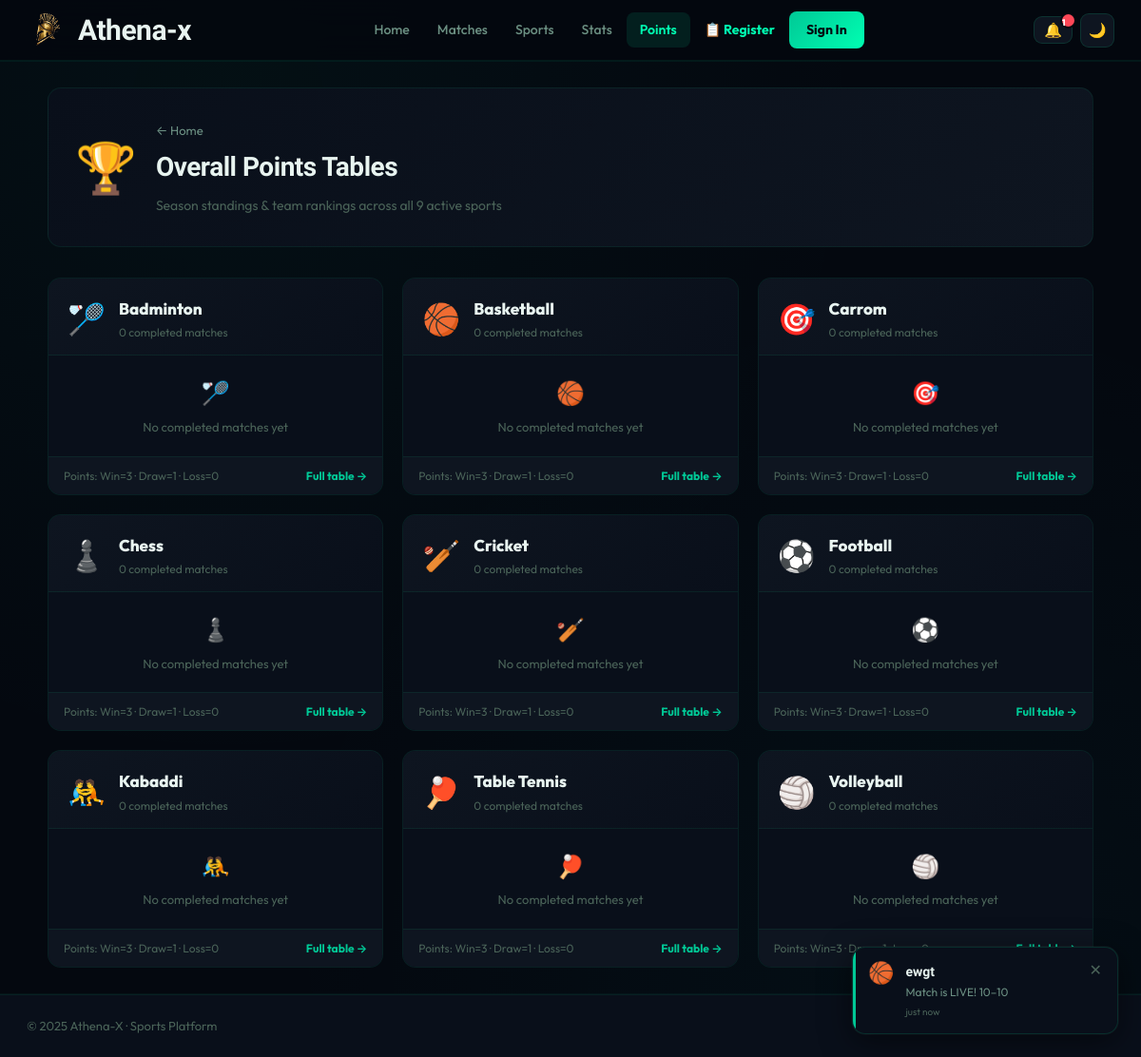
The app's page /points with its own data.
### tables this page shows
CREATE TABLE sports (
                id INTEGER PRIMARY KEY AUTOINCREMENT,
                name TEXT NOT NULL, icon TEXT DEFAULT '🏆',
                description TEXT, is_active INTEGER DEFAULT 1,
                created_at TIMESTAMP DEFAULT CURRENT_TIMESTAMP
            );

### app.py (the view)
@app.route('/points')
def points_overview():
    with get_db() as conn:
        sports = [dict(s) for s in conn.execute(
            "SELECT s.*, COUNT(DISTINCT CASE WHEN e.status='completed' THEN e.id END) completed_events "
            "FROM sports s LEFT JOIN events e ON e.sport_id=s.id "
            "WHERE s.is_active=1 GROUP BY s.id ORDER BY s.name").fetchall()]
    previews = {}
    for s in sports:
        result = compute_points_table(s['id'])
        if result and result[0]:
            previews[s['id']] = result[1]  # table (index 1; result = sport, table, label_gf, label_ga)
        else:
            previews[s['id']] = []
    return render_template('points_overview.html', sports=sports, previews=previews, user=current_user())

### app.py (called while the page is built)
@app.after_request
def add_security_headers(resp):
    resp.headers['X-Frame-Options']        = 'SAMEORIGIN'
    resp.headers['X-Content-Type-Options'] = 'nosniff'
    resp.headers['X-XSS-Protection']       = '1; mode=block'
    resp.headers['Referrer-Policy']        = 'strict-origin-when-cross-origin'
    resp.headers['Strict-Transport-Security'] = 'max-age=31536000; includeSubDomains'
    resp.headers['Permissions-Policy']     = 'geolocation=(), microphone=(), camera=()'
    return resp

def get_db():
    conn = sqlite3.connect(DB_PATH)
    conn.row_factory = sqlite3.Row
    conn.execute("PRAGMA foreign_keys = ON")
    return conn

def current_user():
    if 'user_id' not in session: return None
    if session.get('role') == 'admin': return None   # admins are NOT users
    with get_db() as conn:
        u = conn.execute("SELECT * FROM users WHERE id=? AND role='user'",(session['user_id'],)).fetchone()
        return dict(u) if u else None

### templates/points_overview.html (shortened to what this page needs)
{% extends "base.html" %}
{% block head %}
<link rel="stylesheet" href="/static/css/leaderboard.css"/>
{% endblock %}
{% block content %}
<div class="page-container">
  <div class="points-hero">
    <div class="points-hero-icon">🏆</div>
    <div>
      <a href="/" style="display:inline-flex;align-items:center;gap:5px;font-size:13px;color:var(--muted);text-decoration:none;margin-bottom:6px;" onmouseover="this.style.color='var(--accent)'" onmouseout="this.style.color='var(--muted)'">← Home</a>
      <h1>Overall Points Tables</h1>
      <p>Season standings &amp; team rankings across all {{ sports|length }} active sports</p>
    </div>
  </div>
  <div class="sports-grid">
    {% for sport in sports %}
    {% set table = previews.get(sport.id, []) %}
    <a href="/points/{{ sport.id }}" class="sport-card">
      <div class="sport-card-header">
        <div class="sport-card-icon">{{ sport.icon }}</div>
        <div>
          <div class="sport-card-name">{{ sport.name }}</div>
          <div class="sport-card-meta">{{ sport.completed_events }} completed match{{ 'es' if sport.completed_events != 1 }}</div>
        </div>
      </div>
      {% if table %}
      <div class="mini-table-wrap">
        <table class="mini-table">
          <thead>
            <tr>
              <th style="width:28px;">#</th>
              <th>Team / Player</th>
              <th style="text-align:right;">MP</th>
              <th style="text-align:right;">W</th>
              <th style="text-align:right;">L</th>
              <th style="text-align:right;">Pts</th>
            </tr>
          </thead>
          <tbody>
            {% for row in table[:5] %}
            <tr>
              <td>
                <span class="mini-rank {% if loop.index==1 %}gold{% elif loop.index==2 %}silver{% elif loop.index==3 %}bronze{% endif %}">
                  {% if loop.index==1 %}🥇{% elif loop.index==2 %}🥈{% elif loop.index==3 %}🥉{% else %}{{ loop.index }}{% endif %}
                </span>
              </td>
              <td class="mini-team">
                {% if row.team|length > 20 %}{{ row.team[:18] }}…{% else %}{{ row.team }}{% endif %}
              </td>
              <td style="text-align:right; color:var(--muted2);">{{ row.mp }}</td>
              <td style="text-align:right; color:var(--green); font-weight:700;">{{ row.w }}</td>
              <td style="text-align:right; color:var(--red); font-weight:700;">{{ row.l }}</td>
              <td class="mini-pts">{{ row.pts }}</td>
            </tr>
            {% endfor %}
          </tbody>
        </table>
      </div>
      {% else %}
      <div class="empty-sport">
        <span>{{ sport.icon }}</span>
        No completed matches yet
      </div>
      {% endif %}
      <div class="sport-card-footer">
        <span>Points: Win=3 · Draw=1 · Loss=0</span>
        <span class="view-link">Full table →</span>
      </div>
    </a>
    {% endfor %}
  </div>
</div>
{% endblock %}

### static/css/style.css (style rules this page uses)
*, *::before, *::after { box-sizing: border-box; margin: 0; padding: 0; }
:root { --bg: #04080f; --bg2: #090f1a; --bg3: #0e1520; --bg4: #151e2d; --card: #090f1a; --card2: #0e1520; --border: rgba(0,255,160,0.07); --border2: rgba(0,255,160,0.13); --accent: #00c896; --accent-h: #00a87d; --accent2: #00ffb2; --green: #00c896; --green2: #00ffb2; --red: #ff4757; --yellow: #ffd32a; --orange: #ff9f43; --purple: #c56ef8; --pink: #ff6b9d; --cyan: #00d2d3; --text: #e8f4f0; --text2: #b8d4cc; --muted: #6b8f82; --muted2: #4a6358; --shadow: 0 1px 3px rgba(0,0,0,0.7),0 4px 24px rgba(0,0,0,0.5); --shadow-lg: 0 8px 40px rgba(0,0,0,0.8); --shadow-xl: 0 20px 60px rgba(0,0,0,0.9); --radius: 14px; --radius-sm: 9px; --radius-xs: 5px; --font: 'Outfit',-apple-system,sans-serif; --font-num: 'Rajdhani','Outfit',sans-serif; --nav-bg: rgba(4,8,15,0.93); --nav-border:rgba(0,255,160,0.08); --input-bg: #0e1520; --tr: all 0.2s cubic-bezier(0.4,0,0.2,1); --glow-blue: 0 0 20px rgba(0,200,150,0.3); --glow-green:0 0 20px rgba(0,255,178,0.3); --bg-card: #090f1a; --bg-dark: #04080f; }
html { scroll-behavior: smooth; }
html, body { min-height: 100%; background: var(--bg); color: var(--text); font-family: var(--font); font-size: 15px; line-height: 1.6; -webkit-font-smoothing: antialiased; -moz-osx-font-smoothing: grayscale; transition: background 0.3s, color 0.3s; background-image: radial-gradient(ellipse at 20% 10%, rgba(0,200,150,0.04) 0%, transparent 50%), radial-gradient(ellipse at 80% 90%, rgba(0,210,211,0.03) 0%, transparent 50%); }
a { color: var(--accent2); text-decoration: none; transition: var(--tr); }
.page-container { max-width:1160px; margin:0 auto; padding:32px 24px; }

### static/css/leaderboard.css (style rules this page uses)
.page-container { max-width:1140px; margin:0 auto; padding:28px 20px; }

### templates/points_overview.html (style rules this page uses)
.points-hero { background: linear-gradient(135deg, var(--card) 0%, var(--bg3) 100%); border: 1px solid var(--border); border-radius: var(--radius); padding: 32px 28px; margin-bottom: 32px; display: flex; align-items: center; gap: 20px; }
.points-hero-icon { font-size: 52px; line-height: 1; flex-shrink: 0; }
.points-hero h1 { font-family: var(--font-num); font-size: 28px; font-weight: 900; letter-spacing: -0.5px; margin: 0 0 6px; }
.points-hero p { color: var(--muted2); font-size: 14px; margin: 0; }
.sports-grid { display: grid; grid-template-columns: repeat(auto-fill, minmax(340px, 1fr)); gap: 20px; }
.sport-card { background: var(--card); border: 1px solid var(--border); border-radius: var(--radius); overflow: hidden; transition: var(--tr); text-decoration: none; color: inherit; display: block; }
.sport-card-header { display: flex; align-items: center; gap: 14px; padding: 18px 20px 14px; border-bottom: 1px solid var(--border); background: linear-gradient(135deg, var(--bg3) 0%, var(--card) 100%); }
.sport-card-icon { font-size: 32px; line-height: 1; }
.sport-card-name { font-size: 17px; font-weight: 800; }
.sport-card-meta { color: var(--muted2); font-size: 12px; margin-top: 2px; }
.sport-card-footer { display: flex; align-items: center; justify-content: space-between; padding: 10px 16px; border-top: 1px solid var(--border); background: var(--bg3); font-size: 12px; color: var(--muted2); }
.sport-card-footer .view-link { color: var(--accent); font-weight: 700; font-size: 12px; text-decoration: none; }
.empty-sport { padding: 20px; text-align: center; color: var(--muted2); font-size: 13px; }
.empty-sport span { font-size: 24px; display: block; margin-bottom: 6px; }

### records on screen
sports: icon "🏸", name "Badminton", completed_events "0", completed_events "es"
sports: icon "🏀", name "Basketball", completed_events "0", completed_events "es"
sports: icon "🎯", name "Carrom", completed_events "0", completed_events "es"
sports: icon "♟️", name "Chess", completed_events "0", completed_events "es"
sports: icon "🏏", name "Cricket", completed_events "0", completed_events "es"
sports: icon "⚽", name "Football", completed_events "0", completed_events "es"
sports: icon "🤼", name "Kabaddi", completed_events "0", completed_events "es"
sports: icon "🏓", name "Table Tennis", completed_events "0", completed_events "es"
sports: icon "🏐", name "Volleyball", completed_events "0", completed_events "es"

### other values on screen
{{ sports|length }} "9"
